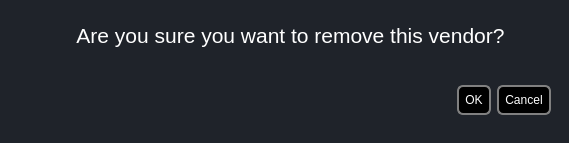
<?xml version="1.0" encoding="UTF-8"?>
<ui version="4.0">
 <class>Dialog_remove</class>
 <widget class="QDialog" name="Dialog_remove">
  <property name="geometry">
   <rect>
    <x>0</x>
    <y>0</y>
    <width>569</width>
    <height>143</height>
   </rect>
  </property>
  <property name="windowTitle">
   <string>Dialog</string>
  </property>
  <property name="styleSheet">
   <string notr="true">*{
	
border:none;
background-color:transparent;
background:none;
padding:0;
margin:0;
color:#fff;
}



#QDialog{
background-color:#1f232a;
}

QDialog{
text-align:left;
padding: 5px 10px;

border-top-left-radius:5px;
}
QDialog{
background-color:#1f232a;;
text-align:left;
padding:2px 10px;
color:white;}</string>
  </property>
  <widget class="QLabel" name="label">
   <property name="geometry">
    <rect>
     <x>10</x>
     <y>10</y>
     <width>561</width>
     <height>51</height>
    </rect>
   </property>
   <property name="font">
    <font>
     <family>MS Shell Dlg 2</family>
     <pointsize>16</pointsize>
     <italic>false</italic>
     <bold>false</bold>
    </font>
   </property>
   <property name="styleSheet">
    <string notr="true">font: 16pt &quot;MS Shell Dlg 2&quot;;</string>
   </property>
   <property name="text">
    <string>Are you sure you want to remove this vendor?</string>
   </property>
   <property name="alignment">
    <set>Qt::AlignCenter</set>
   </property>
  </widget>
  <widget class="QWidget" name="widget" native="true">
   <property name="geometry">
    <rect>
     <x>220</x>
     <y>70</y>
     <width>331</width>
     <height>61</height>
    </rect>
   </property>
   <property name="styleSheet">
    <string notr="true">QPushButton:pressed {
	background-color: rgb(197, 197, 197);
    
}

QPushButton{
border:2px solid grey;
}</string>
   </property>
   <layout class="QHBoxLayout" name="horizontalLayout">
    <item>
     <widget class="QDialogButtonBox" name="buttonBox">
      <property name="enabled">
       <bool>true</bool>
      </property>
      <property name="autoFillBackground">
       <bool>false</bool>
      </property>
      <property name="styleSheet">
       <string notr="true">border: 2px solid grey;
border-radius: 6px;
background-color: #000000;
padding: 6px;</string>
      </property>
      <property name="orientation">
       <enum>Qt::Horizontal</enum>
      </property>
      <property name="standardButtons">
       <set>QDialogButtonBox::Cancel|QDialogButtonBox::Ok</set>
      </property>
      <property name="centerButtons">
       <bool>false</bool>
      </property>
     </widget>
    </item>
   </layout>
  </widget>
 </widget>
 <resources/>
 <connections/>
</ui>
